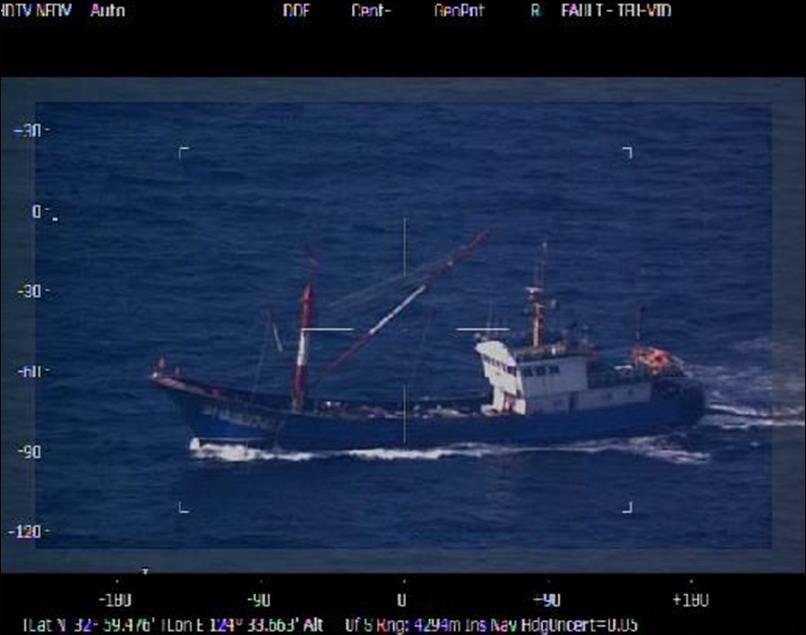
#> input picture 테스트셋/10.jpg, 806 x 635 px; its folder holds 4 pictures in this run
$ jupyter execute crop_image.ipynb
#> lines starting #> are read from the running program, lines starting #| are printed output that depends on the picture
[cell 1]
from PIL import Image
import os

# 이미지가 있는 폴더 경로 설정
image_folder = '테스트셋'
output_folder = 'crop_test_image'

# 저장할 폴더가 없으면 생성
if not os.path.exists(output_folder):
    os.makedirs(output_folder)

# 이미지가 저장된 폴더에서 파일 읽기
image_files = [f for f in os.listdir(image_folder) if f.endswith(('.jpg', '.png', '.jpeg'))]

# 이미지 처리
for image_file in image_files:
    # 이미지 파일 경로
    image_path = os.path.join(image_folder, image_file)

    # Pillow로 이미지 열기
    image = Image.open(image_path)
#> image is the input picture: PIL image 806x635 RGB; mean R, G, B 26.3, 40.6, 69.1

    # 바운딩 박스 좌표 (예시)
    # 실제 좌표는 YOLO 또는 SSD 등의 탐지 결과에서 얻어야 함
    width, height = image.size
#> width = 806; height = 635
    xmin, ymin, xmax, ymax = int(width * 0.1), int(height * 0.1), int(width * 0.8), int(height * 0.8)
#> xmin = 80; ymin = 63; xmax = 644; ymax = 508

    # 이미지 자르기 (left, upper, right, lower)
    cropped_image = image.crop((xmin, ymin, xmax, ymax))
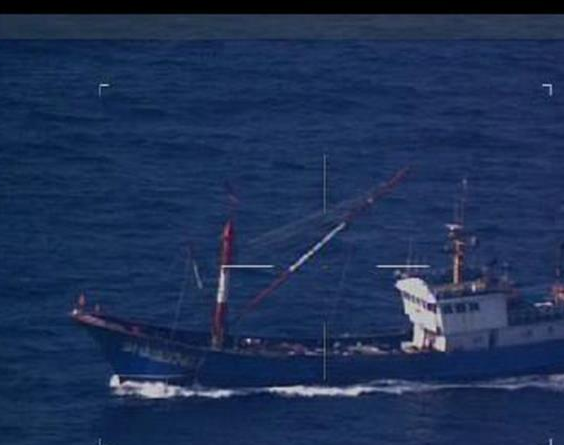
#> cropped_image: PIL image 564x445 RGB; mean R, G, B 29.4, 48.5, 85.2

    # 자른 이미지를 저장할 경로 설정 (원본 파일명 유지)
    cropped_image_path = os.path.join(output_folder, image_file)

    # 자른 이미지 저장
    cropped_image.save(cropped_image_path)

    print(f"{image_file}에서 객체를 잘라 저장했습니다: {cropped_image_path}")
#> pass 2 of the loop `for image_file in image_files:`:
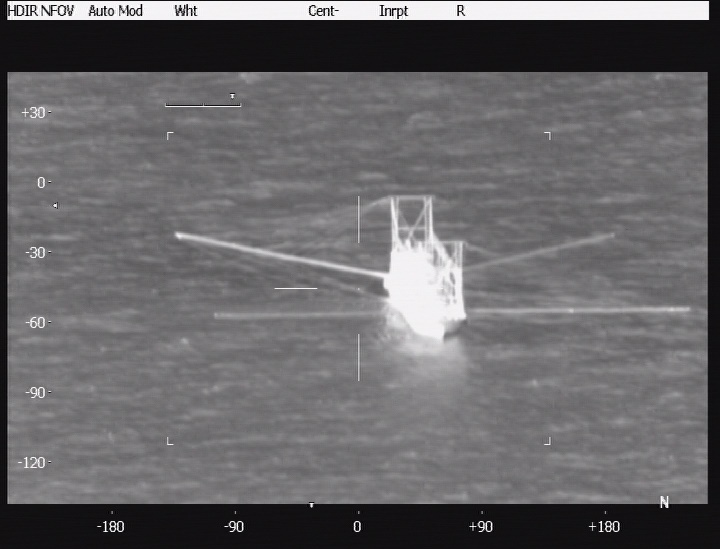
#> input picture 테스트셋/11.jpg, 720 x 549 px
#> image is the input picture: PIL image 720x549 RGB; mean R, G, B 103.9, 102.3, 104.7
#> `cropped_image = image.crop((xmin, ymin, xmax, ymax))`:
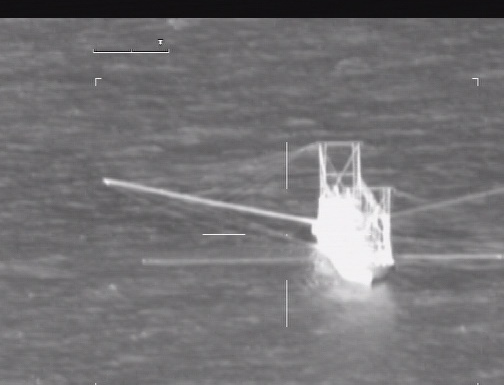
#> cropped_image: PIL image 504x385 RGB; mean R, G, B 117.3, 115.6, 118
#> pass 3 of the loop `for image_file in image_files:`:
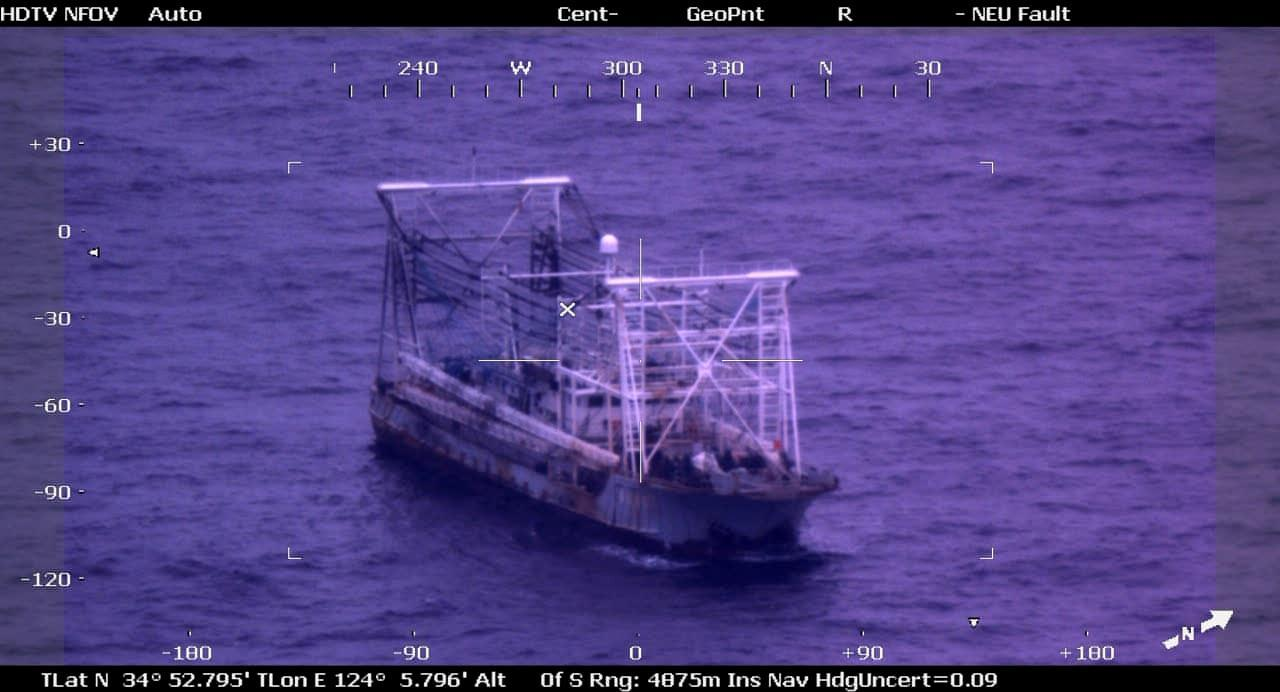
#> input picture 테스트셋/12.jpg, 1280 x 692 px
#> image is the input picture: PIL image 1280x692 RGB; mean R, G, B 82.5, 66.7, 136.1
#> `cropped_image = image.crop((xmin, ymin, xmax, ymax))`:
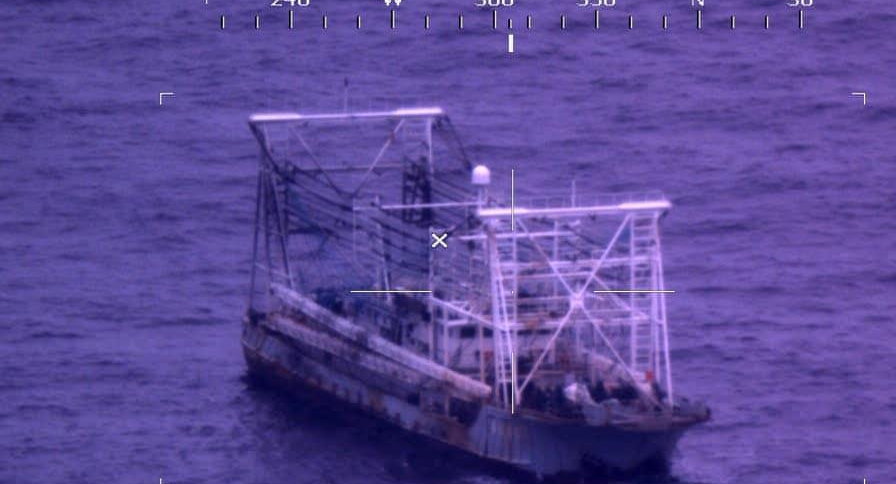
#> cropped_image: PIL image 896x484 RGB; mean R, G, B 90.4, 72.9, 151.4
#> the loop made 4 passes; the first 3 are shown

print("모든 이미지 처리 완료.")
